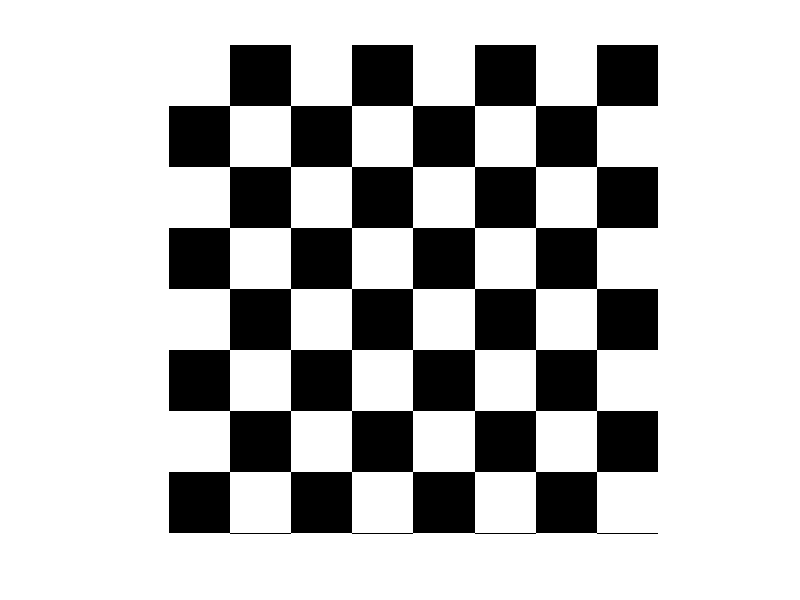

The MATLAB source for this figure:
clc;
close all;
clear all;
r=8;
image = zeros(100*r,100*r);


for i=1 : r*100
    if floor(mod( i/100 , 2 )) == 0 
        for j=1 : r*100
            if floor(mod( j/100 , 2 )) == 0 
                image(i, j) = 255;
            end    
            if floor(mod( j/100 , 2 )) == 1 
                image(i, j) = 0;
            end        
        end 
    end
    if floor(mod( i/100 , 2 )) == 1 
        for j=1 : r*100
            if floor(mod( j/100 , 2 )) == 0 
                image(i, j) = 0;
            end    
            if floor(mod( j/100 , 2 )) == 1 
                image(i, j) = 255;
            end        
        end 
    end
end

figure,
imshow(image);

